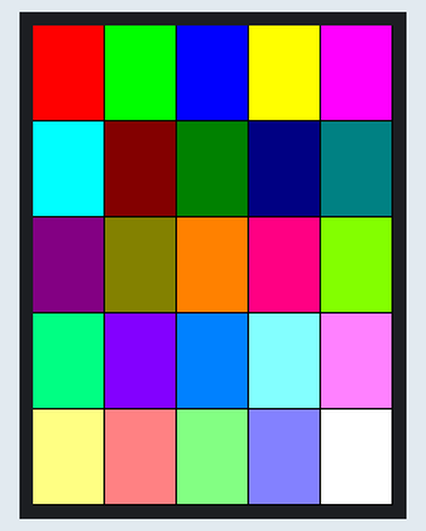
The program below on a simulated MicroPython board. On the bench: 240×320 colour display. Library files of the repository ran but are not shown: ili9341.py; what the program prints to the serial console is not drawn. At 10.6 s the program stops and its outputs stay as they are.

Above: at 0.6 s.
At 10.57 s:
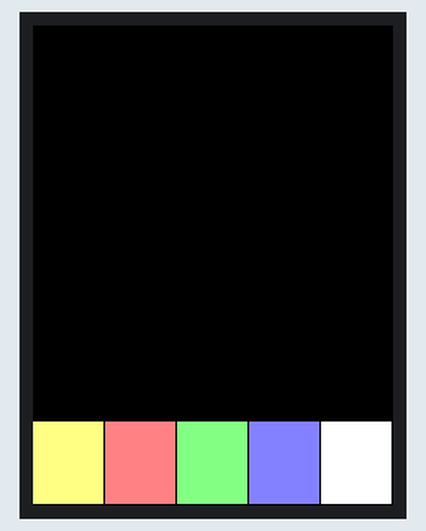

Measured:
- what the display in image 0 shows lasts 10.1 s, from 0.5 s to 10.6 s

The program:

demo_colored_squares.py
```python
"""ILI9341 demo (colored squares)."""
from time import sleep
from ili9341 import Display, color565
from machine import Pin, SPI  # type: ignore


colors = {
    0: color565(255, 0, 0),  # Red
    1: color565(0, 255, 0),  # Green
    2: color565(0, 0, 255),  # Blue
    3: color565(255, 255, 0),  # Yellow
    4: color565(255, 0, 255),  # Fuchsia
    5: color565(0, 255, 255),  # Aqua
    6: color565(128, 0, 0),  # Maroon
    7: color565(0, 128, 0),  # Dark green
    8: color565(0, 0, 128),  # Navy
    9: color565(0, 128, 128),  # Teal
    10: color565(128, 0, 128),  # Purple
    11: color565(128, 128, 0),  # Olive
    12: color565(255, 128, 0),  # Orange
    13: color565(255, 0, 128),  # Deep pink
    14: color565(128, 255, 0),  # Chartreuse
    15: color565(0, 255, 128),  # Spring green
    16: color565(128, 0, 255),  # Indigo
    17: color565(0, 128, 255),  # Dodger blue
    18: color565(128, 255, 255),  # Cyan
    19: color565(255, 128, 255),  # Pink
    20: color565(255, 255, 128),  # Light yellow
    21: color565(255, 128, 128),  # Light coral
    22: color565(128, 255, 128),  # Light green
    23: color565(128, 128, 255),  # Light slate blue
    24: color565(255, 255, 255),  # White
}


def test():
    """Test code."""
    # Baud rate of 40000000 seems about the max
    spi = SPI(1, baudrate=40000000, sck=Pin(14), mosi=Pin(13))
    display = Display(spi, dc=Pin(4), cs=Pin(16), rst=Pin(17))

    cols = 5  # Number of columns
    rows = 5  # Number of rows
    rect_width = display.width // cols  # Width of each rectangle
    rect_height = display.height // rows  # Height of each rectangle
    c = 0  # Color index
    for row in range(rows):  # Loop through rows
        for col in range(cols):  # Loop through columns
            x = col * rect_width  # Calculate X coordinate
            y = row * rect_height  # Calculate Y coordinate
            display.fill_rectangle(x, y, rect_width - 1, rect_height - 1,
                                   colors[c])  # Draw a filled rectangle
            c += 1  # Increment color index

    sleep(10)
    display.cleanup()


test()
```
